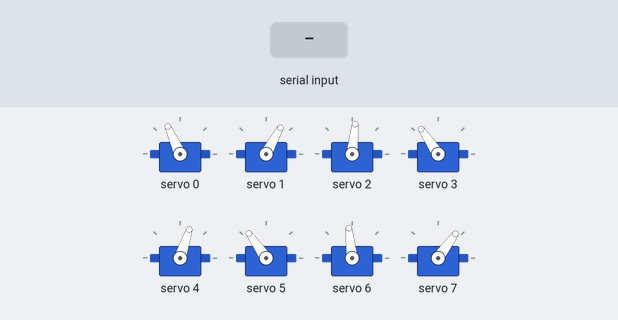
Bench run of a sketch on a simulated ESP32. On the bench: 8 × servo. The test bench sets the inputs (shaded band). What the sketch prints to the serial monitor is not drawn.

Above: at 12.2 s.
12.3 s: "2" received over Serial
At 12.88 s:
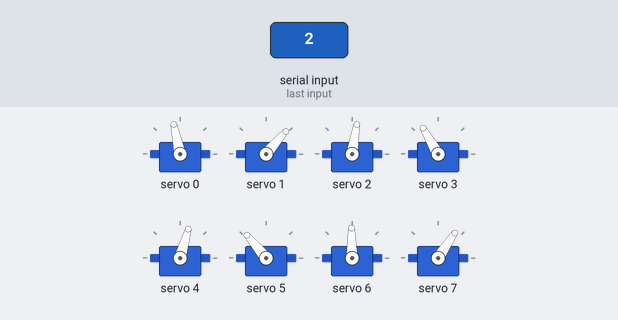
At 13.3 s:
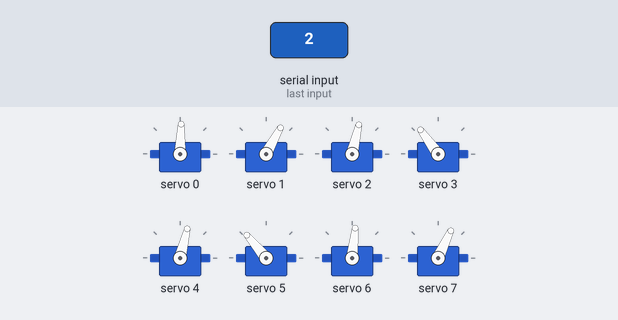
15.3 s: "1" received over Serial
18.3 s: "0" received over Serial
At 18.3 s:
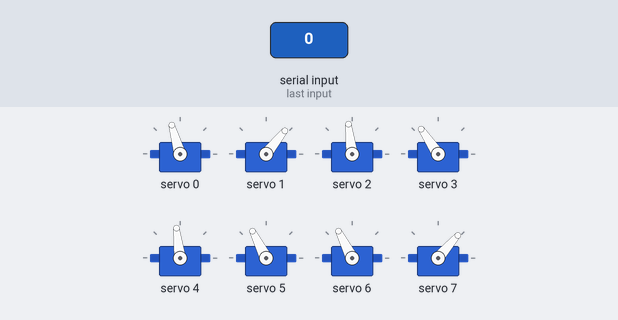
Timing chart, 0 to 21.3 s (numbered marks = the images above; inputs shaded):
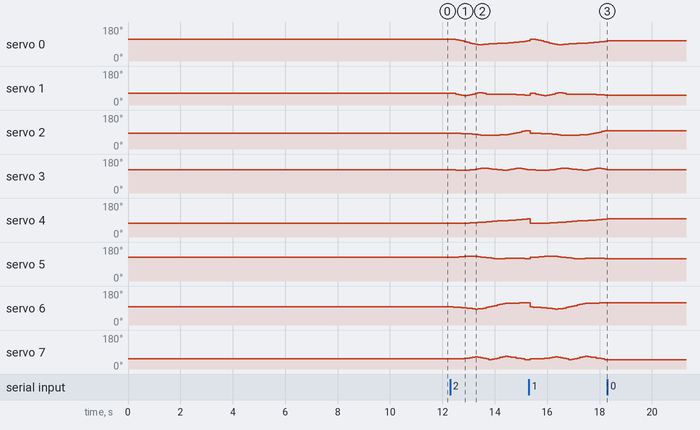

The sketch:

3D_SS_19.ino
```cpp
// HOW TO:
// ------------------------------
// Serial input = 2 -> Steps through gait sequence once and stops at the end.
// Serial input = 1 -> Steps through gait sequence in a loop.
// Serial input = 0 -> Stops infinite loop at the node where it is at that moment

//Gait template
#include <Wire.h>
#include <Adafruit_PWMServoDriver.h>

Adafruit_PWMServoDriver pca9685 = Adafruit_PWMServoDriver();

#define SERVO_FREQ 300
#define SER0 0 //Hip 1
#define SER1 1 //Knee 1
#define SER2 2 //Hip 2
#define SER3 3 //Knee 2
#define SER4 4 //Hip 3
#define SER5 5 //Knee 3
#define SER6 6 //Hip 4
#define SER7 7 //Knee 4


// Insert servo angles here:
// For 3D gaits, these angles are obtained from linearisation.py
// For 2D gaits, these angles are obtained from 2D_trajectory_reader.py
float SS_servo0[] = {-0.51250845, -0.49959067, -0.44666935, -0.37505003, -0.30059907, -0.21662536, -0.12228693, -0.04021519,  0.04374613,  0.12724258,  0.192141  ,  0.19733523,  0.14099019,  0.1063687 ,  0.08158299,  0.06008573,  0.04102283,  0.02374855,  0.00625824, -0.01371456, -0.03710636, -0.05774706, -0.08381009, -0.11358263, -0.1464247 , -0.18052033, -0.21637938, -0.25463727, -0.29682034, -0.33512771, -0.3735453 , -0.40895065, -0.4404426 , -0.46732336, -0.48595569, -0.50682223, -0.52035426, -0.51618127, -0.51326873, -0.51183963};
float SS_servo1[] = {0.65298871, 0.65904166, 0.72676329, 0.8050754 , 0.88906289, 0.92568526, 0.86010187, 0.78192067, 0.70404371, 0.63546832, 0.56970681, 0.55424614, 0.65239463, 0.70364733, 0.72882695, 0.74267114, 0.74996067, 0.74984664, 0.74424649, 0.73763094, 0.73253704, 0.72422713, 0.73405022, 0.7544929 , 0.78299338, 0.81086989, 0.83393081, 0.85739221, 0.87981928, 0.89125288, 0.92355351, 0.95864328, 0.97291653, 0.97034909, 0.94522793, 0.91845689, 0.88219326, 0.819274  , 0.74879939, 0.67207672};
float SS_servo2[] = {-0.25159038, -0.26267787, -0.27289975, -0.2841291 , -0.29868134, -0.31788157, -0.33966116, -0.36525821, -0.39765387, -0.43309739, -0.46831776, -0.50066302, -0.51891498, -0.52013376, -0.51663005, -0.50974489, -0.50077414, -0.49018555, -0.48029719, -0.47815509, -0.46813276, -0.41752985, -0.34657344, -0.27307751, -0.19706432, -0.11569687, -0.03673581,  0.02676528,  0.06319608,  0.07449017,  0.09240078,  0.08195026,  0.02005328, -0.04231545, -0.09490535, -0.14439201, -0.18212136, -0.20216926, -0.22207599, -0.24273984};
float SS_servo3[] = {0.66592335, 0.64270963, 0.60745681, 0.58342566, 0.57455456, 0.58211505, 0.59795241, 0.62328172, 0.66570096, 0.72388925, 0.79196082, 0.84339674, 0.85575446, 0.83700436, 0.80578876, 0.76530903, 0.72039452, 0.66985144, 0.61569059, 0.57019655, 0.57001545, 0.63425274, 0.71019535, 0.78671943, 0.85647848, 0.87006554, 0.80408966, 0.73684505, 0.67148793, 0.59411164, 0.52416922, 0.51482391, 0.59843885, 0.6751571 , 0.72306396, 0.75508456, 0.76227059, 0.73790684, 0.70773312, 0.67289756};
float SS_servo4[] = { 0.51436761,  0.50748802,  0.49288647,  0.48291616,  0.47722488,  0.47018148,  0.46192507,  0.45148923,  0.43970612,  0.42716502,  0.40967138,  0.38232193,  0.35004138,  0.32035976,  0.29182906,  0.26315153,  0.23694877,  0.21533833,  0.19714401,  0.17931887,  0.1571457 ,  0.13685594,  0.11807188,  0.09863003,  0.07751986,  0.05322569,  0.0219397 , -0.0163879 , -0.07056911, -0.11161678, -0.06878371,  0.02018096,  0.10705212,  0.19339113,  0.27372606,  0.34015907,  0.4105679 ,  0.48694877,  0.52044843,  0.51597636};
float SS_servo5[] = {-0.90909245, -0.94017826, -0.96636569, -0.99222966, -1.01952037, -1.03846747, -1.05290165, -1.06158276, -1.06259125, -1.05249499, -1.01939857, -0.97425602, -0.9311553 , -0.89143299, -0.85729189, -0.82554341, -0.79987552, -0.78730439, -0.78793153, -0.79666194, -0.80357746, -0.81280677, -0.81990529, -0.82331794, -0.82180862, -0.81663435, -0.80447529, -0.78094436, -0.73098172, -0.7126158 , -0.80276481, -0.88280159, -0.96296054, -1.04212694, -1.11139106, -1.12154485, -1.05165031, -0.94990043, -0.87020463, -0.8957904 };
float SS_servo6[] = { 0.10424399,  0.08717618,  0.06267843,  0.0307581 ,  0.00142255, -0.02972875, -0.0630445 , -0.10222387, -0.14754412, -0.17035347, -0.14521102, -0.10521651, -0.05475092,  0.02049765,  0.0945055 ,  0.15906858,  0.22720211,  0.30216503,  0.37468254,  0.43189021,  0.45637104,  0.46621635,  0.47588927,  0.48789831,  0.49891067,  0.50760067,  0.51296806,  0.51437017,  0.50659755,  0.48414011,  0.44385921,  0.39841135,  0.35711538,  0.32252686,  0.29180611,  0.24981501,  0.21564752,  0.19248326,  0.15794555,  0.11466209};
float SS_servo7[] = {-0.76849011, -0.78116956, -0.79245134, -0.77801915, -0.76030365, -0.73018849, -0.69054776, -0.63427229, -0.55864842, -0.51876084, -0.56276488, -0.64259467, -0.73253799, -0.80813237, -0.85567298, -0.83766493, -0.76854654, -0.69107193, -0.61242567, -0.51468574, -0.45129966, -0.50766534, -0.56660469, -0.6280564 , -0.68636495, -0.74342488, -0.80249916, -0.85856138, -0.90676961, -0.93285706, -0.90050158, -0.84472414, -0.80702775, -0.78913941, -0.78499892, -0.76439223, -0.75845133, -0.77253256, -0.77318947, -0.76384618};

int node=0;
int first=0;
int input=0;
int end_time=0;
int time_step=100000;
int steps = sizeof(SS_servo0)/sizeof(SS_servo0[0]);
int one_print = 0;

// -------------------Joint configurations-------------------
int servo0=0;
int servo0_deg=0;
int servo1=0;
int servo1_deg=0;
int servo2=0;
int servo2_deg=0;
int servo3=0;
int servo3_deg=0;
int servo4=0;
int servo4_deg=0;
int servo5=0;
int servo5_deg=0;
int servo6=0;
int servo6_deg=0;
int servo7=0;
int servo7_deg=0;

void setup() {
  Serial.begin(115200);
  pca9685.begin();

  pca9685.setOscillatorFrequency(27000000); //Value between 24MHz and 27MHz, tuned for this setup
  pca9685.setPWMFreq(SERVO_FREQ);
  delay (1000);

  servo0_deg=SS_servo0[0]/3.14159265*180;
  servo0=map(servo0_deg,-38,90,2200,1030);
  servo1_deg=SS_servo1[0]/3.14159265*180;
  servo1=map(servo1_deg,-90,90,2600,950);
  servo2_deg=SS_servo2[0]/3.14159265*180;
  servo2=map(servo2_deg,-38,90,1510,2730);
  servo3_deg=SS_servo3[0]/3.14159265*180;
  servo3=map(servo3_deg,-90,90,1100,2700);
  servo4_deg=SS_servo4[0]/3.14159265*180;
  servo4=map(servo4_deg,-90,38,2700,1500);
  servo5_deg=SS_servo5[0]/3.14159265*180;
  servo5=map(servo5_deg,-90,90,2600,930);
  servo6_deg=SS_servo6[0]/3.14159265*180;
  servo6=map(servo6_deg,-90,38,850,2250);
  servo7_deg=SS_servo7[0]/3.14159265*180;
  servo7=map(servo7_deg,-90,90,920,2620);

  pca9685.setPWM(SER0,0,servo0);
  pca9685.setPWM(SER1,0,servo1);
  pca9685.setPWM(SER2,0,servo2);
  pca9685.setPWM(SER3,0,servo3);
  pca9685.setPWM(SER4,0,servo4);
  pca9685.setPWM(SER5,0,servo5);
  pca9685.setPWM(SER6,0,servo6);
  pca9685.setPWM(SER7,0,servo7);

  Serial.print("Node:");
  Serial.println(node);
  Serial.print("servo0 -> rads:");
  Serial.print(SS_servo0[node]);
  Serial.print("        deg:");
  Serial.print(servo0_deg);
  Serial.print("        us:");
  Serial.println(servo0);
  Serial.print("servo1 -> rads:");
  Serial.print(SS_servo1[node]);
  Serial.print("        deg:");
  Serial.print(servo1_deg);
  Serial.print("        us:");
  Serial.println(servo1);
  Serial.print("servo2 -> rads:");
  Serial.print(SS_servo2[node]);
  Serial.print("        deg:");
  Serial.print(servo2_deg);
  Serial.print("        us:");
  Serial.println(servo2);
  Serial.print("servo3 -> rads:");
  Serial.print(SS_servo3[node]);
  Serial.print("        deg:");
  Serial.print(servo3_deg);
  Serial.print("        us:");
  Serial.println(servo3);
  Serial.print("servo4 -> rads:");
  Serial.print(SS_servo4[node]);
  Serial.print("        deg:");
  Serial.print(servo4_deg);
  Serial.print("        us:");
  Serial.println(servo4);
  Serial.print("servo5 -> rads:");
  Serial.print(SS_servo5[node]);
  Serial.print("        deg:");
  Serial.print(servo5_deg);
  Serial.print("        us:");
  Serial.println(servo5);
  Serial.print("servo6 -> rads:");
  Serial.print(SS_servo6[node]);
  Serial.print("        deg:");
  Serial.print(servo6_deg);
  Serial.print("        us:");
  Serial.println(servo6);
  Serial.print("servo7 -> rads:");
  Serial.print(SS_servo7[node]);
  Serial.print("        deg:");
  Serial.print(servo7_deg);
  Serial.print("        us:");
  Serial.println(servo7);

  Serial.println("10");
  delay(1000);
  Serial.println("9");
  delay(1000);
  Serial.println("8");
  delay(1000);
  Serial.println("7");
  delay(1000);
  Serial.println("6");
  delay(1000);
  Serial.println("5");
  delay(1000);
  Serial.println("4");
  delay(1000);
  Serial.println("3");
  delay(1000);
  Serial.println("2");
  delay(1000);
  Serial.println("1");
  delay(1000);

}

void loop()
{
  if(Serial.available()>0)
  {
    first=Serial.read();
    if(first=='2')
    {
      input=2;
      node=0;
      one_print=1;
    }
    if(first=='1')
    {
      input=1;
      node=0;
      one_print=1;
    }
    if(first=='0')
    {
      input=0;
    }
  }
  if(input==1 or input==2)
  {
      if(esp_timer_get_time()>=end_time)
      {
        servo0_deg=SS_servo0[node]/3.14159265*180;
        servo0=map(servo0_deg,-38,90,2200,1030);
        servo1_deg=SS_servo1[node]/3.14159265*180;
        servo1=map(servo1_deg,-90,90,2600,950);
        servo2_deg=SS_servo2[node]/3.14159265*180;
        servo2=map(servo2_deg,-38,90,1510,2730);
        servo3_deg=SS_servo3[node]/3.14159265*180;
        servo3=map(servo3_deg,-90,90,1100,2700);
        servo4_deg=SS_servo4[node]/3.14159265*180;
        servo4=map(servo4_deg,-90,38,2700,1500);
        servo5_deg=SS_servo5[node]/3.14159265*180;
        servo5=map(servo5_deg,-90,90,2600,930);
        servo6_deg=SS_servo6[node]/3.14159265*180;
        servo6=map(servo6_deg,-90,38,850,2250);
        servo7_deg=SS_servo7[node]/3.14159265*180;
        servo7=map(servo7_deg,-90,90,920,2620);

        pca9685.setPWM(SER0,0,servo0);
        pca9685.setPWM(SER1,0,servo1);
        pca9685.setPWM(SER2,0,servo2);
        pca9685.setPWM(SER3,0,servo3);
        pca9685.setPWM(SER4,0,servo4);
        pca9685.setPWM(SER5,0,servo5);
        pca9685.setPWM(SER6,0,servo6);
        pca9685.setPWM(SER7,0,servo7);

        node+=1;
        if(node>=steps and input==1)
        {
          Serial.print("Input:");
          Serial.println(input);
          node=0;
        }
        if(node>=steps and input==2)
        {
          Serial.print("Input:");
          Serial.println(input);
          input=0;
        }
         end_time=esp_timer_get_time()+time_step;
      }
   }

  if(input == 0)
  {
        pca9685.setPWM(SER0,0,servo0);
        pca9685.setPWM(SER1,0,servo1);
        pca9685.setPWM(SER2,0,servo2);
        pca9685.setPWM(SER3,0,servo3);
        pca9685.setPWM(SER4,0,servo4);
        pca9685.setPWM(SER5,0,servo5);
        pca9685.setPWM(SER6,0,servo6);
        pca9685.setPWM(SER7,0,servo7);

        if(one_print==1)
        {
          Serial.print("Input:");
          Serial.println(input);
          Serial.print("Node:");
          Serial.println(node);
          Serial.print("servo0 -> rads:");
          Serial.print(SS_servo0[node]);
          Serial.print("        deg:");
          Serial.print(servo0_deg);
          Serial.print("        us:");
          Serial.println(servo0);
          Serial.print("servo1 -> rads:");
          Serial.print(SS_servo1[node]);
          Serial.print("        deg:");
          Serial.print(servo1_deg);
          Serial.print("        us:");
          Serial.println(servo1);
          Serial.print("servo2 -> rads:");
          Serial.print(SS_servo2[node]);
          Serial.print("        deg:");
          Serial.print(servo2_deg);
          Serial.print("        us:");
          Serial.println(servo2);
          Serial.print("servo3 -> rads:");
          Serial.print(SS_servo3[node]);
          Serial.print("        deg:");
          Serial.print(servo3_deg);
          Serial.print("        us:");
          Serial.println(servo3);
          Serial.print("servo4 -> rads:");
          Serial.print(SS_servo4[node]);
          Serial.print("        deg:");
          Serial.print(servo4_deg);
          Serial.print("        us:");
          Serial.println(servo4);
          Serial.print("servo5 -> rads:");
          Serial.print(SS_servo5[node]);
          Serial.print("        deg:");
          Serial.print(servo5_deg);
          Serial.print("        us:");
          Serial.println(servo5);
          Serial.print("servo6 -> rads:");
          Serial.print(SS_servo6[node]);
          Serial.print("        deg:");
          Serial.print(servo6_deg);
          Serial.print("        us:");
          Serial.println(servo6);
          Serial.print("servo7 -> rads:");
          Serial.print(SS_servo7[node]);
          Serial.print("        deg:");
          Serial.print(servo7_deg);
          Serial.print("        us:");
          Serial.println(servo7);
          one_print=0;
        }

  }
}
```

Measured:
- after the input at 12.3 s, servo 0: 114° → 112° after 0.21 s, → 109° 0.11 s later, → 106° 0.11 s later, → 102° 0.11 s later, … (22 changes in this stretch); servo 1: 61° → 58° after 0.22 s, → 54° 0.11 s later, → 51° 0.11 s later, → 49° 0.11 s later, … (21 changes in this stretch)
- after the input at 18.3 s, servo 0: stops changing and stays 106°; servo 1: stops changing and stays 51°; servo 2, servo 4: stops changing and stays 97°; servo 3: stops changing and stays 124°; servo 5, servo 6: stops changing and stays 117°
